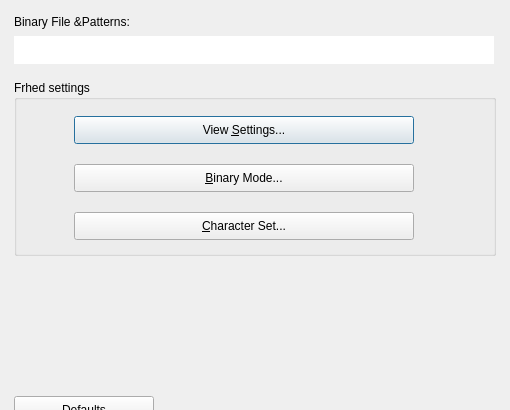
<?xml version="1.0" encoding="UTF-8"?><ui version="4.0"><class>IDD_PROPPAGE_COMPARE_BINARY</class>
<widget class="QDialog" name="IDD_PROPPAGE_COMPARE_BINARY">
<property name="geometry">
<rect><x>0</x><y>0</y>
<width>510</width><height>410</height></rect></property>
<property name="windowTitle"><string>Binary Compare</string></property>
<widget class="QGroupBox" name="IDC_STATIC">
<property name="geometry">
<rect><x>14</x><y>80</y><width>482</width><height>176</height></rect></property>
<property name="title"><string>Frhed settings</string></property>
<widget class="QPushButton" name="IDC_COMPAREBINARY_VIEWSETTINGS">
<property name="geometry">
<rect><x>60</x><y>36</y><width>340</width><height>28</height></rect></property>
<property name="text"><string>View &amp;Settings...</string></property>
</widget>
<widget class="QPushButton" name="IDC_COMPAREBINARY_BINARYMODE">
<property name="geometry">
<rect><x>60</x><y>84</y><width>340</width><height>28</height></rect></property>
<property name="text"><string>&amp;Binary Mode...</string></property>
</widget>
<widget class="QPushButton" name="IDC_COMPAREBINARY_CHARACTERSET">
<property name="geometry">
<rect><x>60</x><y>132</y><width>340</width><height>28</height></rect></property>
<property name="text"><string>&amp;Character Set...</string></property>
</widget>
</widget>
<widget class="QLabel" name="IDC_STATIC">
<property name="geometry">
<rect><x>14</x><y>12</y><width>400</width><height>20</height></rect></property>
<property name="text"><string>Binary File &amp;Patterns:</string></property>
<property name="inputMethodHints"><set>Qt::ImhMultiLine</set></property><property name="wordWrap"><bool>true</bool></property></widget>
<widget class="QTextEdit" name="IDC_COMPAREBINARY_PATTERNS">
<property name="geometry">
<rect><x>14</x><y>36</y><width>480</width><height>28</height></rect></property>
<property name="verticalScrollBarPolicy"><enum>Qt::ScrollBarAlwaysOff</enum></property><property name="horizontalScrollBarPolicy"><enum>Qt::ScrollBarAlwaysOff</enum></property><property name="frameShape"><enum>QFrame::NoFrame</enum></property></widget>
<widget class="QPushButton" name="IDC_COMPAREBINARY_DEFAULTS">
<property name="geometry">
<rect><x>14</x><y>396</y><width>140</width><height>28</height></rect></property>
<property name="text"><string>Defaults</string></property>
</widget>
</widget><resources/><connections/></ui>
